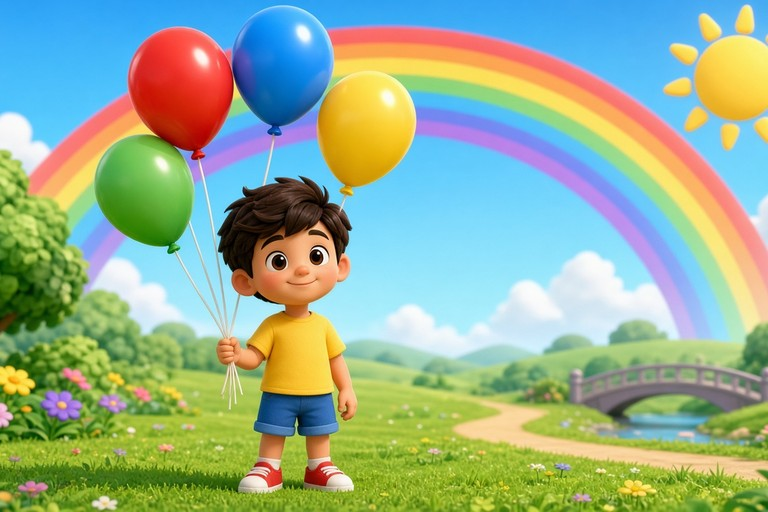
#> input picture KidsEnglish/KidsEnglish/Resources/lesson-illustrations/l1_003.jpg, 768 x 512 px
$ python -i postproc.py   (imports and definitions only)
#> lines starting #> are read from the running program, lines starting #| are printed output that depends on the picture
import sys, numpy as np
from PIL import Image
def analyze(path):
    im=Image.open(path).convert('RGB'); a=np.asarray(im).astype(int); h,w,_=a.shape
    m=max(4,h//100)
    border=np.concatenate([a[:m].reshape(-1,3),a[-m:].reshape(-1,3),a[:,:m].reshape(-1,3),a[:,-m:].reshape(-1,3)])
    bg=np.median(border,axis=0)
    diff=np.abs(a-bg).sum(2)>40
    rows=np.where(diff.mean(1)>0.01)[0]; cols=np.where(diff.mean(0)>0.01)[0]
    y0,y1,x0,x1=rows[0],rows[-1],cols[0],cols[-1]
    # straightness: fraction of non-bg along each bbox edge (few px inside)
    def frac(line): return line.mean()
    sides={'top':frac(diff[y0+2,x0:x1]),'bot':frac(diff[y1-2,x0:x1]),'left':frac(diff[y0:y1,x0+2]),'right':frac(diff[y0:y1,x1-2])}
    return im,a,bg,(x0,y0,x1,y1),sides
def process(src,dst,force=None):
    im,a,bg,(x0,y0,x1,y1),sides=analyze(src)
    straight=[k for k,v in sides.items() if v>0.9]
    framed = len(straight)>=3 if force is None else force
    if framed:
        crop=im.crop((x0+2,y0+2,x1-1,y1-1))
        cw,ch=crop.size; s=1024/max(cw,ch)
        crop=crop.resize((round(cw*s),round(ch*s)),Image.LANCZOS)
        out=Image.new('RGB',(1024,1024),tuple(int(v) for v in bg))
        out.paste(crop,((1024-crop.size[0])//2,(1024-crop.size[1])//2))
    else:
        out=im.resize((1024,1024),Image.LANCZOS) if im.size!=(1024,1024) else im
    out.save(dst,quality=90)
    return framed,straight,{k:round(v,2) for k,v in sides.items()},(x0,y0,x1,y1),im.size
# [3 lines not run here, left out]

>>> import cv2
>>> picture = cv2.imread('../../../../KidsEnglish/KidsEnglish/Resources/lesson-illustrations/l1_003.jpg', cv2.IMREAD_GRAYSCALE)
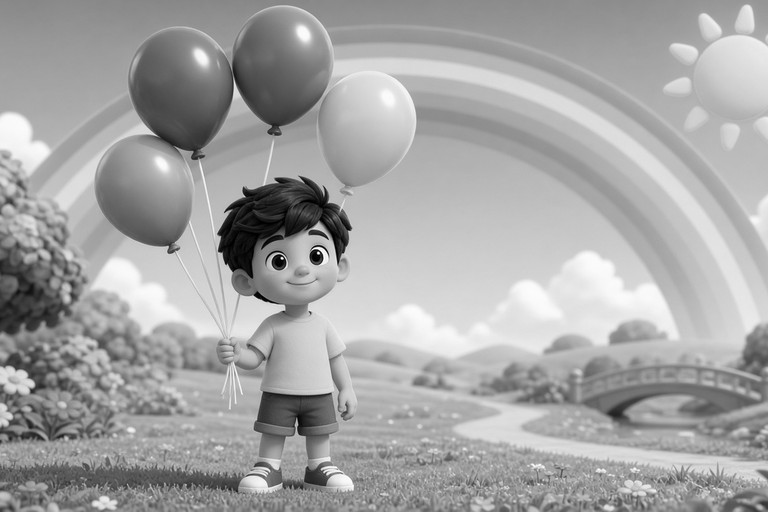
#> picture: shape (512, 768); min 0, max 255, mean 164.8
>>> result = process(picture, 'out.png')
#> (the run stopped early here; a loop or call above may not have finished)

$ run again, on KidsEnglish/KidsEnglish/Resources/lesson-illustrations/l1_009.jpg
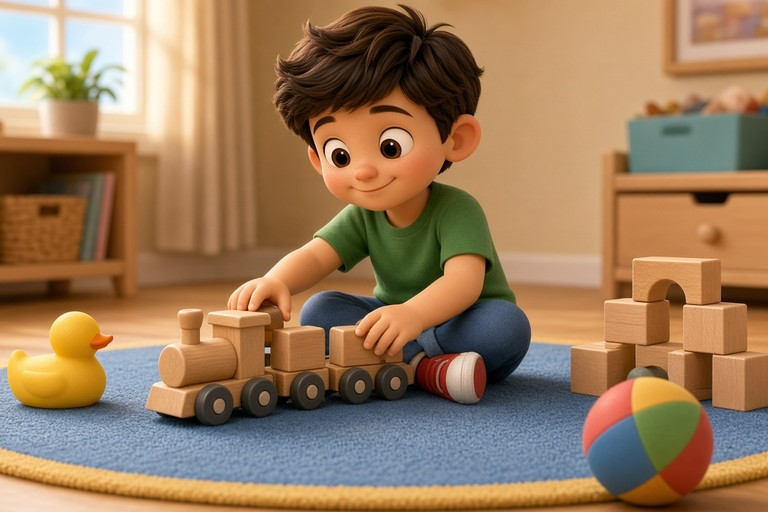
#> input picture KidsEnglish/KidsEnglish/Resources/lesson-illustrations/l1_009.jpg, 768 x 512 px
#> `picture = cv2.imread('../../../../KidsEnglish/KidsEnglish/Resources/le..`:
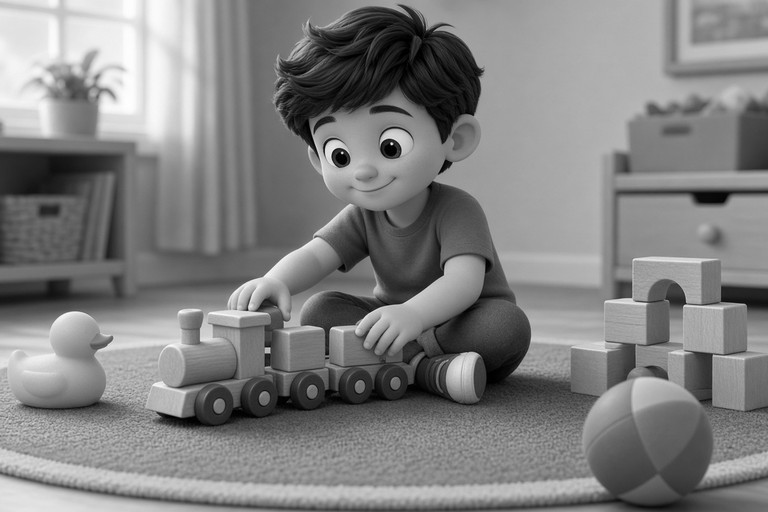
#> picture: shape (512, 768); min 0, max 255, mean 129

$ run again, on KidsEnglish/KidsEnglish/Resources/lesson-illustrations/l1_010.jpg
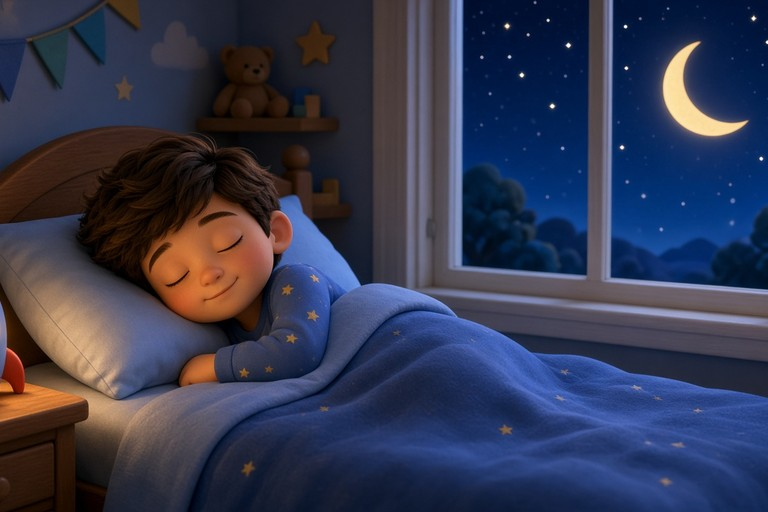
#> input picture KidsEnglish/KidsEnglish/Resources/lesson-illustrations/l1_010.jpg, 768 x 512 px
#> `picture = cv2.imread('../../../../KidsEnglish/KidsEnglish/Resources/le..`:
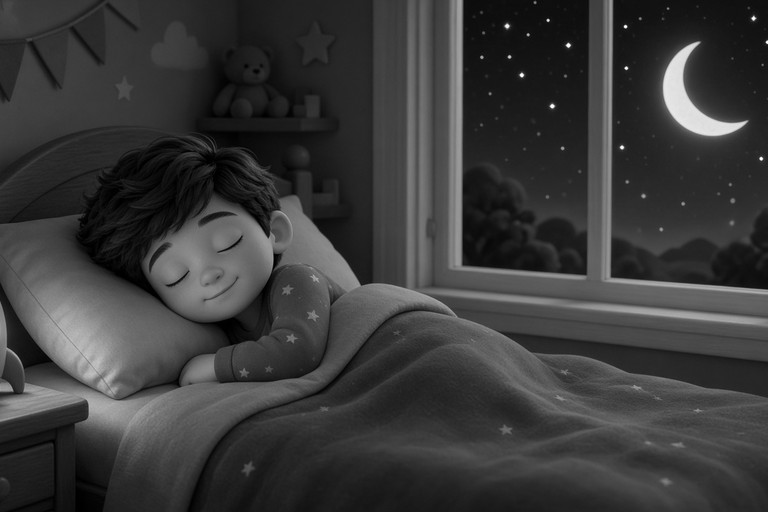
#> picture: shape (512, 768); min 0, max 255, mean 57.8
